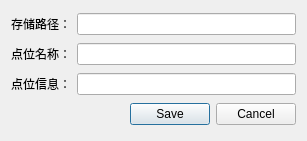
<?xml version="1.0" encoding="UTF-8"?>
<ui version="4.0">
 <class>SavePoint</class>
 <widget class="QDialog" name="SavePoint">
  <property name="geometry">
   <rect>
    <x>0</x>
    <y>0</y>
    <width>307</width>
    <height>141</height>
   </rect>
  </property>
  <property name="windowTitle">
   <string>Dialog</string>
  </property>
  <layout class="QGridLayout" name="gridLayout">
   <item row="2" column="0">
    <widget class="QLabel" name="label_2">
     <property name="text">
      <string>点位信息：</string>
     </property>
    </widget>
   </item>
   <item row="2" column="1">
    <widget class="QLineEdit" name="lineEdit_pointCoordinate">
     <property name="readOnly">
      <bool>true</bool>
     </property>
    </widget>
   </item>
   <item row="1" column="0">
    <widget class="QLabel" name="label">
     <property name="text">
      <string>点位名称：</string>
     </property>
    </widget>
   </item>
   <item row="3" column="0" colspan="2">
    <widget class="QDialogButtonBox" name="buttonBox">
     <property name="orientation">
      <enum>Qt::Horizontal</enum>
     </property>
     <property name="standardButtons">
      <set>QDialogButtonBox::Cancel|QDialogButtonBox::Save</set>
     </property>
    </widget>
   </item>
   <item row="1" column="1">
    <widget class="QLineEdit" name="lineEdit_pointName"/>
   </item>
   <item row="0" column="1">
    <widget class="QLineEdit" name="lineEdit_fileStoragePath">
     <property name="readOnly">
      <bool>true</bool>
     </property>
    </widget>
   </item>
   <item row="0" column="0">
    <widget class="QLabel" name="label_3">
     <property name="text">
      <string>存储路径：</string>
     </property>
    </widget>
   </item>
  </layout>
 </widget>
 <resources/>
 <connections>
  <connection>
   <sender>buttonBox</sender>
   <signal>accepted()</signal>
   <receiver>SavePoint</receiver>
   <slot>accept()</slot>
   <hints>
    <hint type="sourcelabel">
     <x>248</x>
     <y>254</y>
    </hint>
    <hint type="destinationlabel">
     <x>157</x>
     <y>274</y>
    </hint>
   </hints>
  </connection>
  <connection>
   <sender>buttonBox</sender>
   <signal>rejected()</signal>
   <receiver>SavePoint</receiver>
   <slot>reject()</slot>
   <hints>
    <hint type="sourcelabel">
     <x>316</x>
     <y>260</y>
    </hint>
    <hint type="destinationlabel">
     <x>286</x>
     <y>274</y>
    </hint>
   </hints>
  </connection>
 </connections>
</ui>
